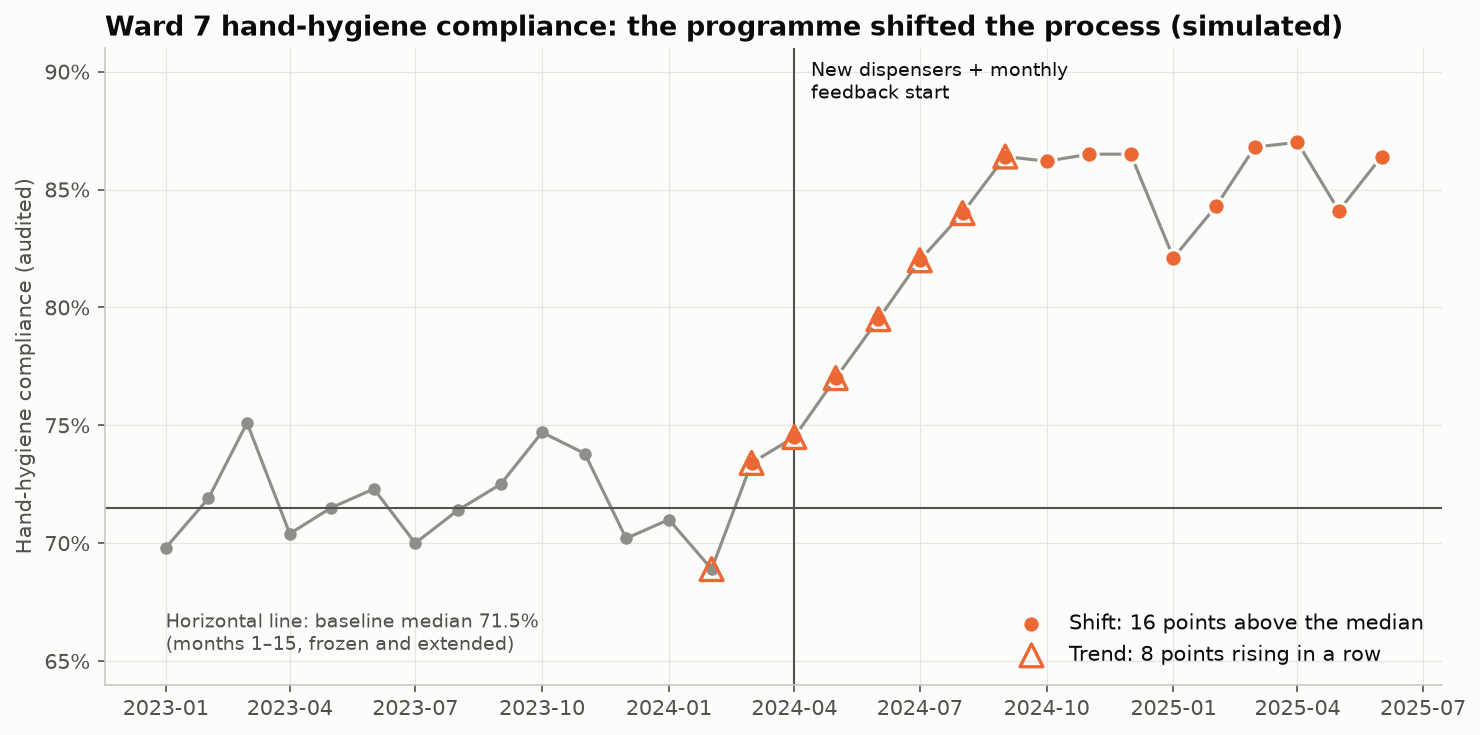

This figure's Python source:
"""
Run Chart (quality improvement)  -  family: Healthcare & life sciences

DESIGN PURPOSE
A time-ordered line of a process measure with its median, read with a few
probability-based rules (shift, trend, number of runs). It separates real
change from the ordinary month-to-month noise that tempts teams to react to
every up and down, and it needs no control limits or distributional
assumptions.

WHEN TO USE
  - Judge whether a change (new protocol, staffing, audit) actually improved a
    process measure
  - Track a quality indicator monthly or weekly when you have roughly 10 or
    more points
  - Start quality-improvement work before you have enough data for a control
    chart

AVOID WHEN
  - You have fewer than about 10 points (the rules have little power)
  - You need to know whether a single point is unusual (use a control chart
    with limits)
  - The measure is a mix of very different denominators month to month (use a
    p-chart)

ALTERNATIVES
  - Control chart (p-chart, u-chart, XmR) with 3-sigma limits
  - Before/after box plots (loses the time order)

REFERENCE
  - Perla, R. J., Provost, L. P. & Murray, S. K. (2011). The run chart: a
    simple analytical tool for learning from variation in healthcare
    processes. BMJ Quality & Safety 20(1), 46–51.
    https://doi.org/10.1136/bmjqs.2009.037895

EXAMPLE
Simulated monthly hand-hygiene compliance on a hospital ward over 30 months. A
new alcohol-rub dispenser and feedback programme starts in month 16. The
median is frozen from the 15 baseline months.

NOTE: Examples use simulated data. De-identify patient data before analysing
it in notebooks: executed notebooks store their outputs.

Run:  python spc_run_chart.py
"""
import sys
from pathlib import Path

# This example uses the reusable vizlib package from this repository
# (or `pip install -e .` at the repo root).
sys.path.insert(0, str(Path(__file__).resolve().parents[2]))

import numpy as np
import pandas as pd
import matplotlib.pyplot as plt

# Library style: categorical colors in fixed order, recessive axes, hairline grid.
PALETTE = ["#2a78d6", "#eb6834", "#1baf7a", "#eda100",
           "#e87ba4", "#008300", "#6250d6", "#e34948"]
SEQ_CMAP = "Blues"      # sequential: one hue, light -> dark
DIV_CMAP = "RdBu_r"     # diverging: two opposite hues, neutral midpoint
GRAY = "#b8b7b1"        # de-emphasised marks
plt.rcParams.update({
    "figure.figsize": (8, 4.8), "figure.dpi": 110, "figure.facecolor": "#fcfcfb",
    "axes.facecolor": "#fcfcfb", "axes.edgecolor": "#c9c8c3", "axes.linewidth": 0.8,
    "axes.spines.top": False, "axes.spines.right": False,
    "axes.grid": True, "grid.color": "#e6e5e1", "grid.linewidth": 0.6, "axes.axisbelow": True,
    "axes.prop_cycle": plt.cycler(color=PALETTE),
    "axes.titlesize": 13, "axes.titleweight": "bold", "axes.titlelocation": "left",
    "axes.labelcolor": "#52514e", "xtick.color": "#52514e", "ytick.color": "#52514e",
    "text.color": "#0b0b0b", "font.size": 10, "lines.linewidth": 2,
    "legend.frameon": False,
})

from vizlib.health import run_chart_signals

# --- Example data ------------------------------------------------------------
rng = np.random.default_rng(2011)
months = pd.period_range("2023-01", periods=30, freq="M")
baseline = 72 + rng.normal(0, 2.2, 15)
ramp = np.array([74.5, 77.0, 79.5, 82.0, 84.0])
after = 85 + rng.normal(0, 1.6, 10)
df = pd.DataFrame({"month": months.to_timestamp(), "compliance": np.r_[baseline, ramp, after].round(1)})
change = 15  # index of the first month with the new programme
baseline_median = float(np.median(df["compliance"].iloc[:change]))
signals = run_chart_signals(df["compliance"], center=baseline_median)
{k: signals[k] for k in ("median", "shift", "trend", "runs", "runs_expected")}

# --- Plot --------------------------------------------------------------------
fig, ax = plt.subplots(figsize=(10, 5))
x, y = df["month"], df["compliance"]
ax.plot(x, y, color="#8f8e88", linewidth=1.5, marker="o", markersize=5, zorder=2)
ax.axhline(signals["median"], color="#52514e", linewidth=1)
ax.text(x.iloc[0], 65.2, f"Horizontal line: baseline median {signals['median']:.1f}%\n(months 1–15, frozen and extended)",
        fontsize=9, color="#52514e", va="bottom")
shift, trend = signals["shift"], signals["trend"]
ax.scatter(x.iloc[shift], y.iloc[shift], s=70, color=PALETTE[1], edgecolor="#fcfcfb", linewidth=1.5,
           zorder=4, label=f"Shift: {len(shift)} points above the median")
ax.scatter(x.iloc[trend], y.iloc[trend], s=120, marker="^", facecolor="none", edgecolor=PALETTE[1],
           linewidth=1.6, zorder=5, label=f"Trend: {len(trend)} points rising in a row")
ax.axvline(x.iloc[change], color="#52514e", linewidth=1)
ax.annotate("New dispensers + monthly\nfeedback start", (x.iloc[change], 90.5), xytext=(8, 0),
            textcoords="offset points", fontsize=9, va="top")
ax.set_ylim(64, 91)
ax.yaxis.set_major_formatter(plt.FuncFormatter(lambda v, _: f"{v:.0f}%"))
ax.set_ylabel("Hand-hygiene compliance (audited)")
ax.set_title("Ward 7 hand-hygiene compliance: the programme shifted the process (simulated)")
ax.legend(loc="lower right")
fig.tight_layout()

# --- Save / show -------------------------------------------------------------
out = Path(__file__).with_name(Path(__file__).stem + ".png")
fig.savefig(out, dpi=150, bbox_inches="tight")
print(f"saved {out}")
if "--no-show" not in sys.argv:
    plt.show()
